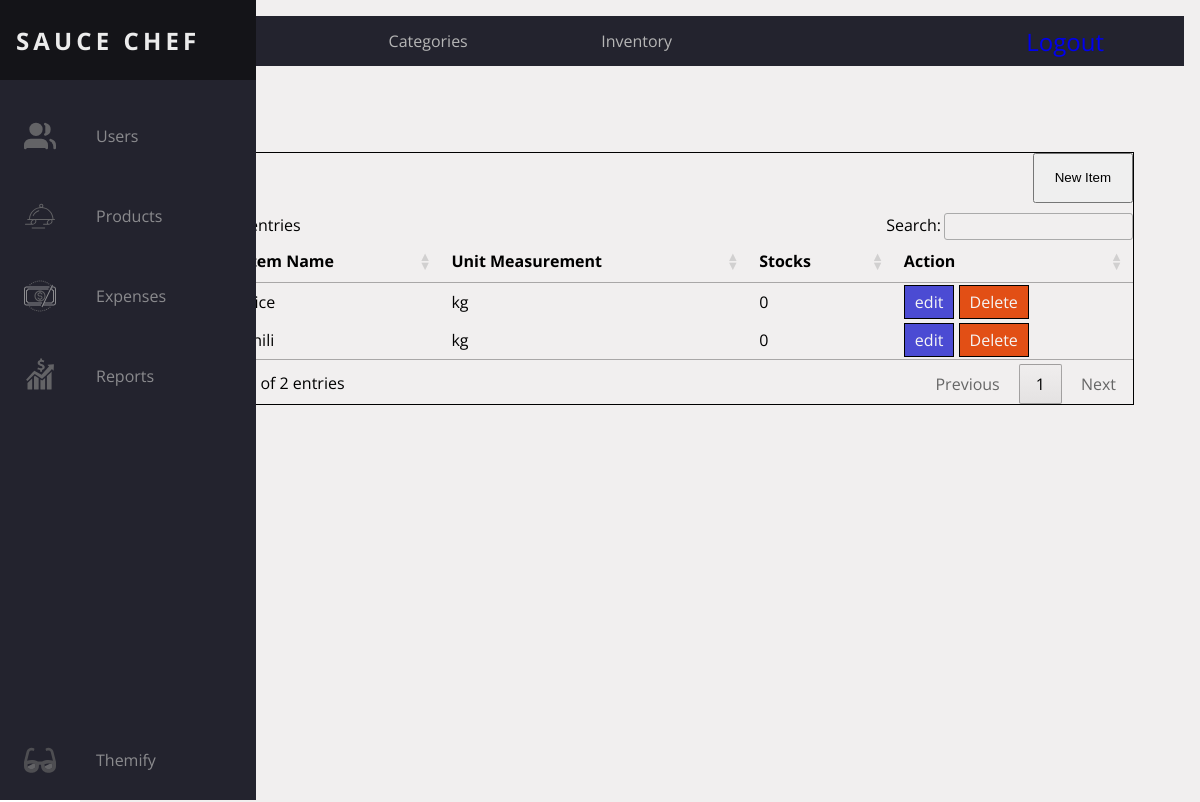
/System/inventory.php (signed in), run on the app's committed database.
### tables this page shows
CREATE TABLE `itemlist` (
  `i_id` int(11) NOT NULL,
  `itemname` varchar(255) NOT NULL,
  `unit` varchar(50) NOT NULL,
  `stock` int(11) NOT NULL DEFAULT 0
);

### system/Database/Item.php (called while the page is built, shortened)
<?php
class Item
{
    public $db = null;
    public function __construct(DBController $db)
    {
        $this->db = $db;
    }
    public function getData()
    {
        $result = $this->db->con->query("SELECT * FROM itemlist");
        $resultArray = array();
        while ($item = mysqli_fetch_array($result, MYSQLI_ASSOC)) {
            $resultArray[] = $item;
        }
        return $resultArray;
    }
}

### system/Database/DBController.php (called while the page is built, shortened)
<?php
class DBController
{
    protected $host = 'localhost';
    protected $user = 'root';
    protected $password = '';
    protected $database = 'foodordering';
    public function __construct()
    {
        $this->con = mysqli_connect($this->host, $this->user, $this->password, $this->database);
    }
}

### system/inventory.php (the view, shortened to what this page needs)
<?php
include('./Templates/Header.php');
include('./Templates/Navigation.php');
include('./functions.php');
$itemlists = $items->getData();
?>
<main>
    <div class="top_navigation">
        <ul class="top_nav_item">
            <li class="nav-item">
                <a href="./items.php" class="topnav-link">Products</a>
            </li>
            <li class="nav-item">
                <a href="./categories.php" class="topnav-link">Categories</a>
            </li>
            <li class="nav-item">
                <a href="./inventory.php" class="topnav-link">Inventory</a>
            </li>
        </ul>
        <div class="logout_button">
            <a href="./logout.php">Logout</a>
        </div>
    </div>
    <h1>Inventory</h1>
    <div class="content">
        <div class="Actions_button">
            <button id="btnOpenModal" class="btn btn-md btn-success mr-2">New Item</button>
        </div>
        <table id="table_id">
            <thead>
                <tr>
                    <th>ID</th>
                    <th>Item Name</th>
                    <th>Unit Measurement</th>
                    <th>Stocks</th>
                    <th>Action</th>
                </tr>
            </thead>
            <tbody>
                <?php array_map(function ($itemss) { ?>
                    <tr>
                        <td><?= $itemss['i_id'] ?></td>
                        <td><?= $itemss['itemname'] ?></td>
                        <td><?= $itemss['unit'] ?></td>
                        <td><?= $itemss['stock'] ?></td>
                        <td class="actions-buttons">
                            <a class="editBtn" href="editCategory.php?id=<?= $itemss['i_id'] ?>">edit</a>
                            <a class="delBtn" href="deleteCategory.php?id=<?= $itemss['i_id'] ?>">Delete</a>
                        </td>
                    </tr>
                <?php }, $itemlists) ?>
            </tbody>
        </table>
    </div>
</main>
<?php
include('./Templates/Footer.php');
?>

### css/style2.css (style rules this page uses)
:root { font-size: 16px; font-family: "Open Sans"; --text-primary: #b6b6b6; --text-secondary: #ececec; --bg-primary: #23232e; --bg-secondary: #141418; --transition-speed: 600ms; }
body { color: black; background-color: white; margin: 0; padding: 0; }
main { margin-left: 5rem; padding: 1rem; height: 100vh; background-color: #f1efef; }
.nav-item { width: 100%; }
.dark { --text-primary: #b6b6b6; --text-secondary: #ececec; --bg-primary: #23232e; --bg-secondary: #141418; }

### css/app.css (style rules this page uses)
.top_navigation { background-color: var(--bg-primary); padding: 0 5em; display: flex; align-items: center; }
.top_nav_item { width: 100%; list-style: none; padding: 0; margin: 0; display: flex; flex-direction: row; align-items: center; height: 50px; }
.topnav-link { display: flex; align-items: center; height: 5rem; color: var(--text-primary); text-decoration: none; transition: var(--transition-speed); }
.logout_button { font-size: 1.5em; color: white; }
.logout_button a { text-decoration: none; }
.content { border: 1px solid black; margin: 20px 50px; }
.Actions_button { width: 100%; height: 50px; margin-bottom: 10px; display: flex; justify-content: end; }
.btn { padding: 10px 20px; }
.actions-buttons a { text-decoration: none; border: 1px solid black; padding: 5px 10px; color: whitesmoke; }
.editBtn { background-color: rgb(75, 75, 211); }
.delBtn { background-color: rgb(226, 79, 21); }

### data on the page
itemlist: itemname "Rice", unit "kg", stock "0"
itemlist: itemname "chili", unit "kg", stock "0"
